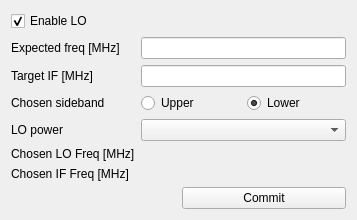
<?xml version="1.0" encoding="UTF-8"?>
<ui version="4.0">
 <class>Form</class>
 <widget class="QWidget" name="Form">
  <property name="geometry">
   <rect>
    <x>0</x>
    <y>0</y>
    <width>357</width>
    <height>207</height>
   </rect>
  </property>
  <property name="windowTitle">
   <string>Form</string>
  </property>
  <layout class="QFormLayout" name="formLayout">
   <item row="1" column="0">
    <widget class="QLabel" name="label">
     <property name="text">
      <string>Expected freq [MHz]</string>
     </property>
    </widget>
   </item>
   <item row="1" column="1">
    <widget class="QLineEdit" name="editExpectedFreq"/>
   </item>
   <item row="2" column="0">
    <widget class="QLabel" name="label_2">
     <property name="text">
      <string>Target IF [MHz]</string>
     </property>
    </widget>
   </item>
   <item row="2" column="1">
    <widget class="QLineEdit" name="editTargetIF"/>
   </item>
   <item row="3" column="0">
    <widget class="QLabel" name="label_3">
     <property name="text">
      <string>Chosen sideband</string>
     </property>
    </widget>
   </item>
   <item row="3" column="1">
    <layout class="QHBoxLayout" name="horizontalLayout">
     <item>
      <widget class="QRadioButton" name="radioUpper">
       <property name="text">
        <string>Upper</string>
       </property>
       <property name="checked">
        <bool>false</bool>
       </property>
      </widget>
     </item>
     <item>
      <widget class="QRadioButton" name="radioLower">
       <property name="text">
        <string>Lower</string>
       </property>
       <property name="checked">
        <bool>true</bool>
       </property>
      </widget>
     </item>
    </layout>
   </item>
   <item row="5" column="0">
    <widget class="QLabel" name="label_4">
     <property name="text">
      <string>Chosen LO Freq [MHz]</string>
     </property>
    </widget>
   </item>
   <item row="5" column="1">
    <widget class="QLabel" name="lblChosenLO">
     <property name="text">
      <string/>
     </property>
    </widget>
   </item>
   <item row="6" column="0">
    <widget class="QLabel" name="label_5">
     <property name="text">
      <string>Chosen IF Freq [MHz]</string>
     </property>
    </widget>
   </item>
   <item row="6" column="1">
    <widget class="QLabel" name="lblChosenIF">
     <property name="text">
      <string/>
     </property>
    </widget>
   </item>
   <item row="7" column="0" colspan="2">
    <layout class="QHBoxLayout" name="horizontalLayout_3">
     <item>
      <widget class="QLabel" name="lblStatus">
       <property name="text">
        <string/>
       </property>
       <property name="alignment">
        <set>Qt::AlignRight|Qt::AlignTrailing|Qt::AlignVCenter</set>
       </property>
      </widget>
     </item>
     <item>
      <widget class="QPushButton" name="btnCommit">
       <property name="text">
        <string>Commit</string>
       </property>
      </widget>
     </item>
    </layout>
   </item>
   <item row="4" column="1">
    <widget class="QComboBox" name="comboLOpower"/>
   </item>
   <item row="4" column="0">
    <widget class="QLabel" name="label_6">
     <property name="text">
      <string>LO power</string>
     </property>
    </widget>
   </item>
   <item row="0" column="0" colspan="2">
    <widget class="QCheckBox" name="chkEnableLO">
     <property name="text">
      <string>Enable LO</string>
     </property>
     <property name="checked">
      <bool>true</bool>
     </property>
    </widget>
   </item>
  </layout>
 </widget>
 <resources/>
 <connections/>
</ui>
